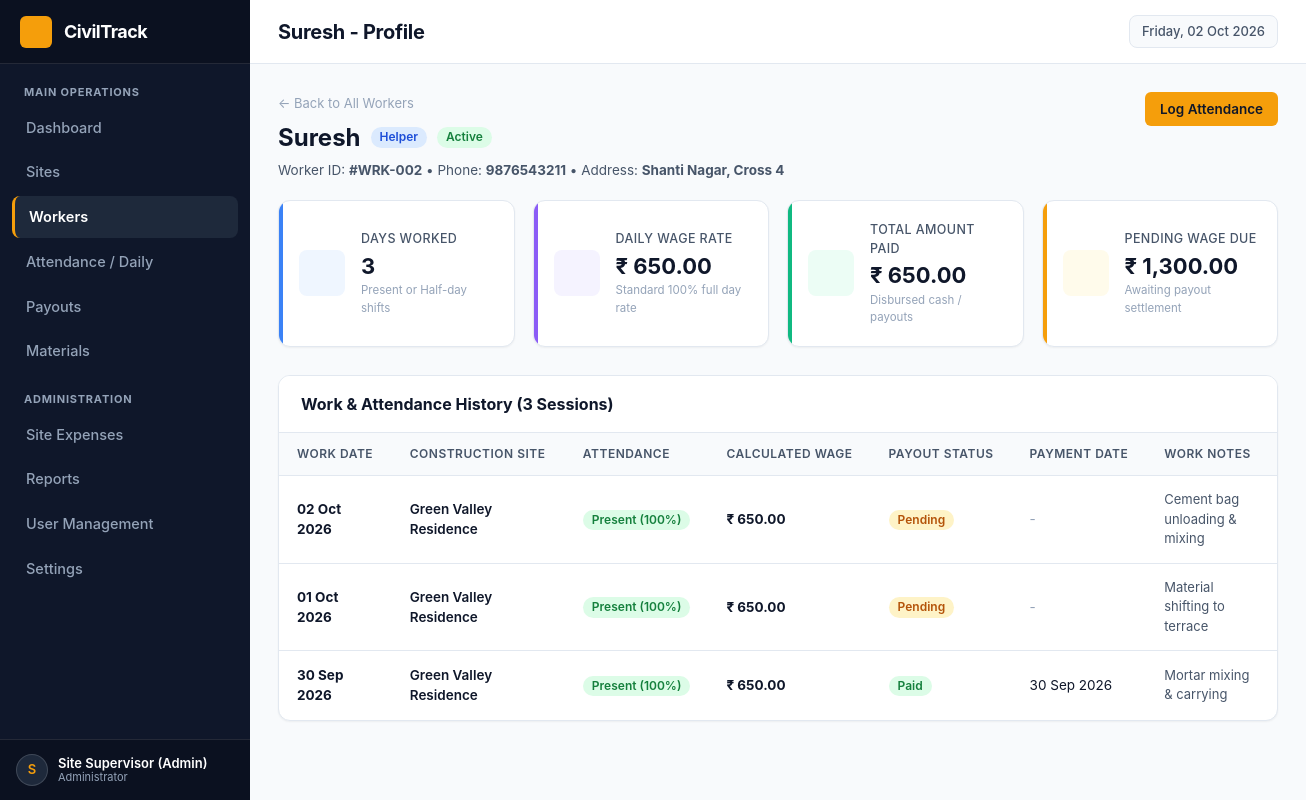
Screenshot of /worker_details.php?id=2 (signed in) with the database file from the repository.
### tables this page shows
CREATE TABLE `workers` (
  `id` INT AUTO_INCREMENT PRIMARY KEY,
  `name` VARCHAR(150) NOT NULL,
  `phone` VARCHAR(20) NOT NULL,
  `address` TEXT DEFAULT NULL,
  `worker_type` VARCHAR(50) NOT NULL,
  `daily_wage` DECIMAL(10,2) NOT NULL DEFAULT 0.00,
  `status` ENUM('Active', 'Inactive') NOT NULL DEFAULT 'Active',
  `created_at` DATETIME NOT NULL DEFAULT CURRENT_TIMESTAMP
);

CREATE TABLE `payouts` (
  `id` INT AUTO_INCREMENT PRIMARY KEY,
  `worker_id` INT NOT NULL,
  `site_id` INT NOT NULL,
  `attendance_id` INT NOT NULL,
  `amount` DECIMAL(10,2) NOT NULL DEFAULT 0.00,
  `payment_status` ENUM('Pending', 'Paid') NOT NULL DEFAULT 'Pending',
  `payment_date` DATE DEFAULT NULL,
  `notes` VARCHAR(255) DEFAULT NULL,
  `created_at` DATETIME NOT NULL DEFAULT CURRENT_TIMESTAMP,
  CONSTRAINT `fk_payout_worker` FOREIGN KEY (`worker_id`) REFERENCES `workers` (`id`) ON DELETE CASCADE ON UPDATE CASCADE,
  CONSTRAINT `fk_payout_site` FOREIGN KEY (`site_id`) REFERENCES `sites` (`id`) ON DELETE CASCADE ON UPDATE CASCADE,
  CONSTRAINT `fk_payout_att` FOREIGN KEY (`attendance_id`) REFERENCES `attendance` (`id`) ON DELETE CASCADE ON UPDATE CASCADE
);

CREATE TABLE `attendance` (
  `id` INT AUTO_INCREMENT PRIMARY KEY,
  `worker_id` INT NOT NULL,
  `site_id` INT NOT NULL,
  `work_date` DATE NOT NULL,
  `status` ENUM('Present', 'Half Day', 'Absent') NOT NULL DEFAULT 'Present',
  `calculated_wage` DECIMAL(10,2) NOT NULL DEFAULT 0.00,
  `notes` VARCHAR(255) DEFAULT NULL,
  `created_at` DATETIME NOT NULL DEFAULT CURRENT_TIMESTAMP,
  CONSTRAINT `fk_att_worker` FOREIGN KEY (`worker_id`) REFERENCES `workers` (`id`) ON DELETE CASCADE ON UPDATE CASCADE,
  CONSTRAINT `fk_att_site` FOREIGN KEY (`site_id`) REFERENCES `sites` (`id`) ON DELETE CASCADE ON UPDATE CASCADE,
  CONSTRAINT `unique_worker_site_date` UNIQUE (`worker_id`, `site_id`, `work_date`)
);

CREATE TABLE `sites` (
  `id` INT AUTO_INCREMENT PRIMARY KEY,
  `site_name` VARCHAR(150) NOT NULL,
  `client_name` VARCHAR(150) NOT NULL,
  `location` VARCHAR(255) NOT NULL,
  `start_date` DATE NOT NULL,
  `expected_end_date` DATE DEFAULT NULL,
  `status` ENUM('Active', 'Completed', 'On Hold') NOT NULL DEFAULT 'Active',
  `created_at` DATETIME NOT NULL DEFAULT CURRENT_TIMESTAMP
);

### includes/auth.php (called while the page is built, shortened)
<?php
function e($str) {
    return htmlspecialchars((string)($str ?? ''), ENT_QUOTES, 'UTF-8');
}
function format_currency($amount, $decimals = 2) {
    $num = (float)$amount;
    return '₹ ' . number_format($num, $decimals, '.', ',');
}
function format_date($dateStr, $format = 'd M Y') {
    $time = strtotime($dateStr);
    return $time ? date($format, $time) : $dateStr;
}

### worker_details.php (the view, shortened to what this page needs)
<?php
require_once __DIR__ . '/includes/auth.php';
$conn = get_db();
$worker_id = (int)($_GET['id'] ?? 0);
$res = mysqli_query($conn, "SELECT * FROM workers WHERE id = $worker_id");
$worker = mysqli_fetch_assoc($res);
$res = mysqli_query($conn, "
    SELECT a.*, s.site_name, p.payment_status, p.payment_date, p.id as payout_id
    FROM attendance a
    JOIN sites s ON a.site_id = s.id
    LEFT JOIN payouts p ON p.attendance_id = a.id
    WHERE a.worker_id = $worker_id
    ORDER BY a.work_date DESC, a.id DESC
");
$attendanceHistory = mysqli_fetch_all($res, MYSQLI_ASSOC);
$res = mysqli_query($conn, "
    SELECT
        COUNT(CASE WHEN status IN ('Present', 'Half Day') THEN 1 END) as days_worked,
        COALESCE(SUM(calculated_wage), 0) as total_earned,
        (SELECT COALESCE(SUM(amount), 0) FROM payouts WHERE worker_id = $worker_id AND payment_status = 'Paid') as total_paid,
        (SELECT COALESCE(SUM(amount), 0) FROM payouts WHERE worker_id = $worker_id AND payment_status = 'Pending') as total_pending
    FROM attendance
    WHERE worker_id = $worker_id
");
$metrics = mysqli_fetch_assoc($res);
$daysWorked = $metrics['days_worked'] ?? 0;
$totalPaid = (float)($metrics['total_paid'] ?? 0);
$totalPending = (float)($metrics['total_pending'] ?? 0);
$page_title = $worker['name'] . ' - Profile';
include __DIR__ . '/includes/header.php';
?>
<div style="display: flex; justify-content: space-between; align-items: flex-start; margin-bottom: 20px; flex-wrap: wrap; gap: 12px;">
    <div>
        <a href="workers.php" style="color: var(--text-muted); text-decoration: none; font-size: 13px; display: inline-flex; align-items: center; gap: 4px; margin-bottom: 6px;">
            &larr; Back to All Workers
        </a>
        <h2 style="font-size: 24px; font-weight: 700; color: var(--primary); display: flex; align-items: center; gap: 10px;">
            <?php echo e($worker['name']); ?>
            <span class="badge badge-info"><?php echo e($worker['worker_type']); ?></span>
            <?php if ($worker['status'] === 'Active'): ?>
                <span class="badge badge-success">Active</span>
            <?php else: ?>
                <span class="badge badge-danger">Inactive</span>
            <?php endif; ?>
        </h2>
        <div style="font-size: 13.5px; color: var(--text-secondary); margin-top: 4px;">
            Worker ID: <strong>#WRK-<?php echo str_pad($worker['id'], 3, '0', STR_PAD_LEFT); ?></strong> &bull;
            Phone: <strong><?php echo e($worker['phone']); ?></strong> &bull;
            Address: <strong><?php echo e($worker['address'] ?: 'Not specified'); ?></strong>
        </div>
    </div>
    <div style="display: flex; gap: 10px;">
        <a href="attendance.php?worker_id=<?php echo $worker['id']; ?>" class="btn btn-primary">
            Log Attendance
        </a>
    </div>
</div>
<div class="stats-grid">
    <div class="stat-card card-blue">
        <div class="stat-icon icon-blue">
        </div>
        <div class="stat-details">
            <div class="stat-label">Days Worked</div>
            <div class="stat-value"><?php echo $daysWorked; ?></div>
            <div class="stat-sub">Present or Half-day shifts</div>
        </div>
    </div>
    <div class="stat-card card-purple">
        <div class="stat-icon icon-purple">
        </div>
        <div class="stat-details">
            <div class="stat-label">Daily Wage Rate</div>
            <div class="stat-value"><?php echo format_currency($worker['daily_wage']); ?></div>
            <div class="stat-sub">Standard 100% full day rate</div>
        </div>
    </div>
    <div class="stat-card card-green">
        <div class="stat-icon icon-green">
        </div>
        <div class="stat-details">
            <div class="stat-label">Total Amount Paid</div>
            <div class="stat-value"><?php echo format_currency($totalPaid); ?></div>
            <div class="stat-sub">Disbursed cash / payouts</div>
        </div>
    </div>
    <div class="stat-card card-orange">
        <div class="stat-icon icon-orange">
        </div>
        <div class="stat-details">
            <div class="stat-label">Pending Wage Due</div>
            <div class="stat-value"><?php echo format_currency($totalPending); ?></div>
            <div class="stat-sub">Awaiting payout settlement</div>
        </div>
    </div>
</div>
<div class="card">
    <div class="card-header">
        <div class="card-title">
            Work & Attendance History (<?php echo count($attendanceHistory); ?> Sessions)
        </div>
    </div>
    <div class="card-body p-0">
        <div class="table-responsive">
            <table class="data-table">
                <thead>
                    <tr>
                        <th>Work Date</th>
                        <th>Construction Site</th>
                        <th>Attendance</th>
                        <th>Calculated Wage</th>
                        <th>Payout Status</th>
                        <th>Payment Date</th>
                        <th>Work Notes</th>
                    </tr>
                </thead>
                <tbody>
                    <?php if (empty($attendanceHistory)): ?>
                        <tr>
                            <td colspan="7" style="text-align: center; color: var(--text-muted); padding: 32px;">
                                No work sessions recorded yet for this worker.
                            </td>
                        </tr>
                    <?php else: ?>
                        <?php foreach ($attendanceHistory as $rec): ?>
                            <tr>
                                <td><strong><?php echo format_date($rec['work_date']); ?></strong></td>
                                <td>
                                    <a href="site_details.php?id=<?php echo $rec['site_id']; ?>" style="color: var(--primary); font-weight: 600; text-decoration: none;">
                                        <?php echo e($rec['site_name']); ?>
                                    </a>
                                </td>
                                <td>
                                    <?php if ($rec['status'] === 'Present'): ?>
                                        <span class="badge badge-success">Present (100%)</span>
                                    <?php elseif ($rec['status'] === 'Half Day'): ?>
                                        <span class="badge badge-warning">Half Day (50%)</span>
                                    <?php else: ?>
                                        <span class="badge badge-danger">Absent (0%)</span>
                                    <?php endif; ?>
                                </td>
                                <td style="font-weight: 700; color: var(--primary);">
                                    <?php echo format_currency($rec['calculated_wage']); ?>
                                </td>
                                <td>
                                    <?php if ($rec['payment_status'] === 'Paid'): ?>
                                        <span class="badge badge-success">Paid</span>
                                    <?php else: ?>
                                        <span class="badge badge-warning">Pending</span>
                                    <?php endif; ?>
                                </td>
                                <td>
                                    <?php echo $rec['payment_date'] ? format_date($rec['payment_date']) : '<span style="color:var(--text-muted);">-</span>'; ?>
                                </td>
                                <td style="color: var(--text-secondary); font-size: 13px;">
                                    <?php echo e($rec['notes'] ?: '-'); ?>
                                </td>
                            </tr>
                        <?php endforeach; ?>
                    <?php endif; ?>
                </tbody>
            </table>
        </div>
    </div>
</div>
<?php include __DIR__ . '/includes/footer.php'; ?>

### includes/header.php (shortened to what this page needs)
<?php
require_once __DIR__ . '/auth.php';
$root = (strpos($_SERVER['PHP_SELF'], '/admin/') !== false) ? '../' : './';
$page_title = $page_title ?? 'Dashboard';
?>
<!DOCTYPE html>
<html lang="en">
<head>
    <link rel="stylesheet" href="<?php echo $root; ?>assets/css/style.css">
</head>
<body>
<div class="app-container">
    <?php include __DIR__ . '/sidebar.php'; ?>
    <div class="main-content">
        <header class="top-header">
            <div class="header-left">
                <h1 class="page-title"><?php echo e($page_title); ?></h1>
            </div>
            <div class="header-right">
                <div class="date-pill">
                    <span><?php echo date('l, d M Y'); ?></span>
                </div>
            </div>
        </header>
        <main class="page-body">

### rows the page displays
workers: name "Suresh - Profile", name "Suresh", worker_type "Helper", id "002", phone "9876543211", address "Shanti Nagar, Cross 4", daily_wage "₹ 650.00"
payouts: attendance.work_date "02 Oct 2026", site.site_name "Green Valley Residence", attendance.calculated_wage "₹ 650.00", payment_status "Pending", attendance.notes "Cement bag unloading & mixing"
payouts: attendance.work_date "01 Oct 2026", site.site_name "Green Valley Residence", attendance.calculated_wage "₹ 650.00", payment_status "Pending", attendance.notes "Material shifting to terrace"
payouts: attendance.work_date "30 Sep 2026", site.site_name "Green Valley Residence", attendance.calculated_wage "₹ 650.00", payment_status "Paid", payment_date "30 Sep 2026", attendance.notes "Mortar mixing & carrying"

### other values shown
substr($user['full_name'] ?? 'A', 0, 1) "S"
$user['full_name'] "Site Supervisor (Admin)"
$user['role'] "Administrator"
$daysWorked "3"
format_currency($totalPaid) "₹ 650.00"
format_currency($totalPending) "₹ 1,300.00"
count($attendanceHistory) "3"
